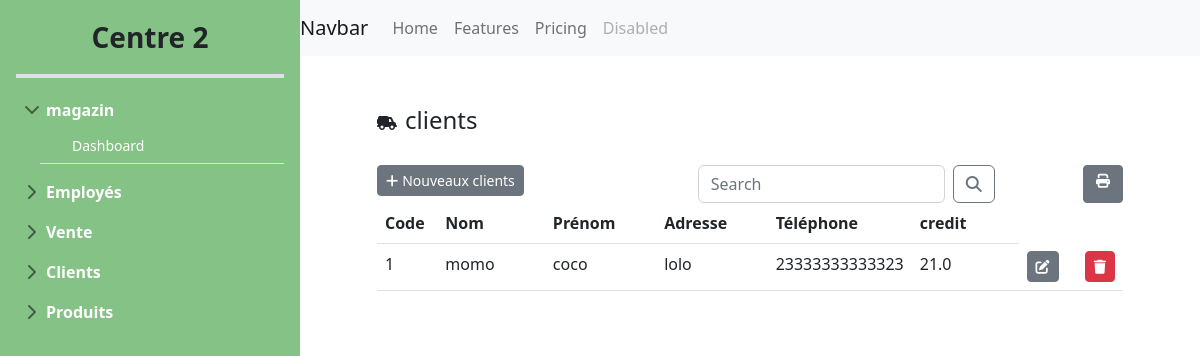
/clientList/2/, run on the app's committed database.
### center/models.py (models this page shows)
class ClientC(models.Model):
    code_cl = models.AutoField(primary_key=True)
    nom_cl = models.CharField(max_length=50)
    prenom_cl = models.CharField(max_length=50)
    adresse_cl = models.CharField(max_length=100)
    telephone_cl = models.CharField(max_length=50)
    credit = models.FloatField(default=0.0)
    centre = models.ForeignKey(Centre, on_delete=models.CASCADE, null=True)

### center/views.py (the view)
# urls.py: path('clientList/<int:centre>/',views.afficher_clients,name='clientList'),
def afficher_clients(request,centre):
    clients = Client.objects.filter(centre=centre)
    if 'q' in request.GET:
        q=request.GET['q']
        multiple_q=Q(Q(nom_cl__icontains=q) | (Q(prenom_cl__icontains=q)))
        clients=clients.filter(multiple_q)
    return render(request,"center/clients/clientList.html",{"clients":clients,"centre":centre})

### templates/center/clients/clientList.html (shortened to what this page needs)
{%extends 'center/dashboard/dashboardCenter.html' %}
{%block content%}
<div class="row">
    <div class="col-md-1"></div>
    <div class="col-md-11">
        <div class="d-flex align-items-center" style="padding-top: 50px;">
            <i class="fa-solid fa-truck-field me-2" style="margin-top: 6px;"></i>
            <h4 class="mb-0">clients</h4>
        </div>
    </div>
</div>
<div class="row" style="padding-top: 30px;">
    <div class="col-md-1"></div>
    <div class="col-md-10">
        <div class="card border-0">
            <div class="row">
                <div class="col-md-5">
                    <a class="btn btn-secondary btn-sm" href="{% url 'clientAdd' centre=centre %}">
                        <i class="fa-solid fa-plus me-1"></i>Nouveaux clients
                    </a>
                </div>
                <div class="col-md-5">
                    <form class="d-flex">
                        <input class="form-control me-2" name="q" type="search" placeholder="Search"
                            aria-label="Search">
                        <button class="btn btn-outline-secondary" type="submit"><i
                                class="fa-solid fa-magnifying-glass"></i></button>
                    </form>
                </div>
                <div class="col-md-2 d-flex justify-content-end">
                    <a class="btn btn-secondary btn-sm" href="{%url 'clientPrint' centre=centre %}"><i
                            class="fa-solid fa-print me-1 ms-1"></i></a>
                </div>
            </div>
        </div>
        <table class="table table-hover bg-white">
            <thead>
                <tr>
                    <th>Code</th>
                    <th>Nom</th>
                    <th>Prénom</th>
                    <th>Adresse</th>
                    <th>Téléphone</th>
                    <th>credit</th>
                </tr>
            </thead>
            <tbody>
                {% for client in clients %}
                <tr>
                    <td class="col-md-1">{{client.code_cl}}</td>
                    <td class="col-md-2">{{client.nom_cl}}</td>
                    <td class="col-md-2">{{client.prenom_cl }}</td>
                    <td class="col-md-2">{{client.adresse_cl }}</td>
                    <td class="col-md-2">{{client.telephone_cl}}</td>
                    <td class="col-md-2">{{client.credit}}</td>
                    <td class="col-md-1"><a class="btn btn-secondary btn-sm"
                            href="{%url 'clientEdit' pk=client.code_cl centre=centre %}">
                            <i class="fa-solid fa-pen-to-square"></i></a></td>
                    <td class="col-md-1"><a class="btn btn-danger btn-sm"
                            href="{%url 'clientDelete' pk=client.code_cl  centre=centre %}"> <i class="fa-solid fa-trash"></i>
                        </a></td>
                </tr>
                {% endfor %}
            </tbody>
        </table>
    </div>
    <div class="col-md-1"></div>
</div>
{%endblock%}

### static/custom.css (style rules this page uses)
th { font-weight: 600; }
body { min-height: 100vh; min-height: -webkit-fill-available; overflow-x: hidden; margin: 0; padding: 0; }
html { height: -webkit-fill-available; }

### templates/center/dashboard/dashboardCenter.html (style rules this page uses)
body { min-height: 100vh; min-height: -webkit-fill-available; }
html { height: -webkit-fill-available; }

### data on the page
ClientC: code_cl "1", nom_cl "momo", prenom_cl "coco", adresse_cl "lolo", telephone_cl "23333333333323", credit "21.0"

### other printed values
{{ centre }} "2"
